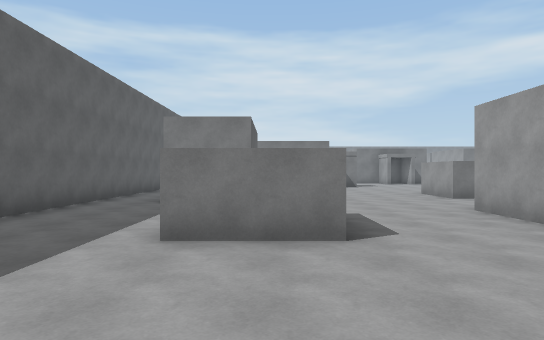
[1] (above)

24 first-person views from a walk through a Unity game level. The camera is 1.5 m above the floor, looks level and sees 75° across. The floor is counted in squares, 2 m on a side. Each view is taken from the middle of a square. On the plan, view 1 faces up. The plan holds only what a view shows up to about 11 squares ahead; the rest is blank. The place goes on beyond the plan. The player character is not drawn.

[2]
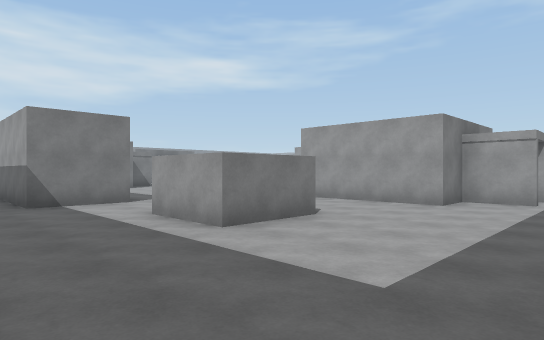

[3]
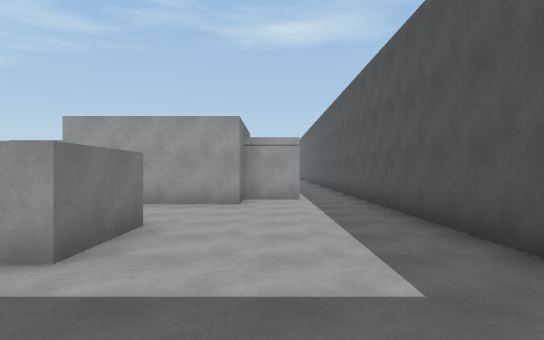

[4]
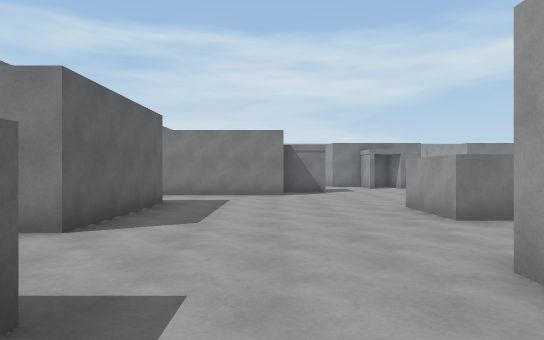

[5]
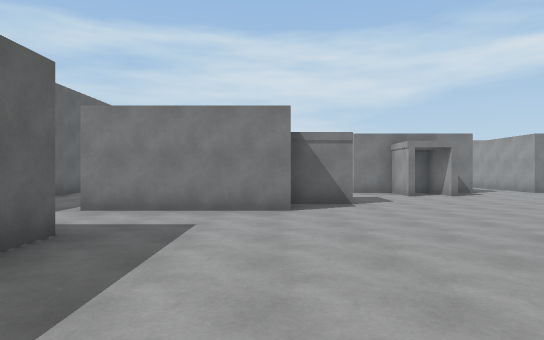

[6]
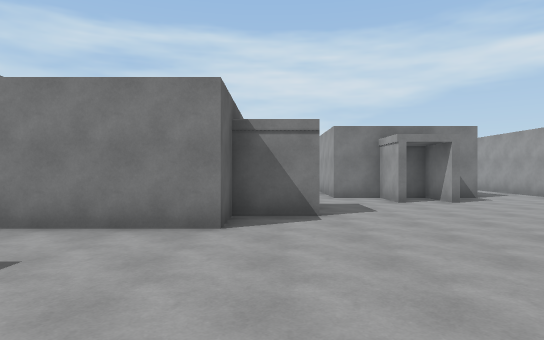

[7]
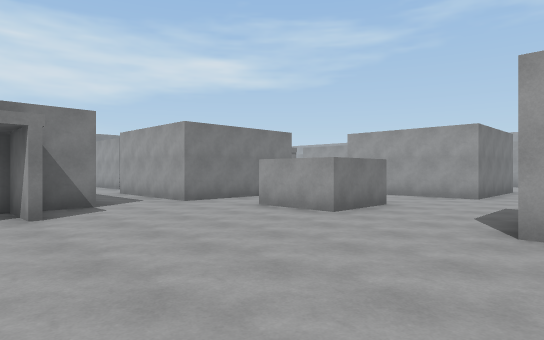

[8]
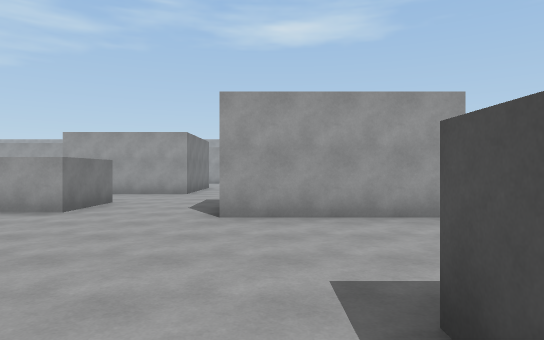

[9]
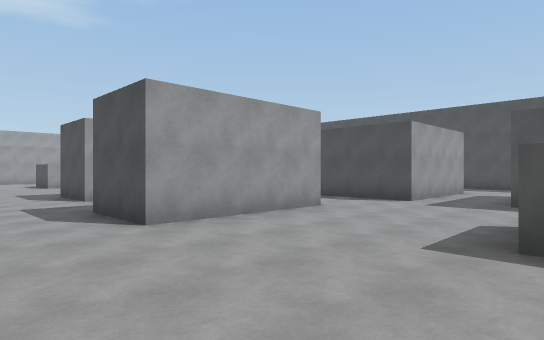

[10]
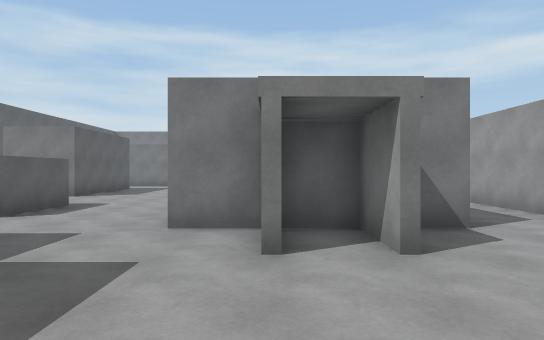

[11]
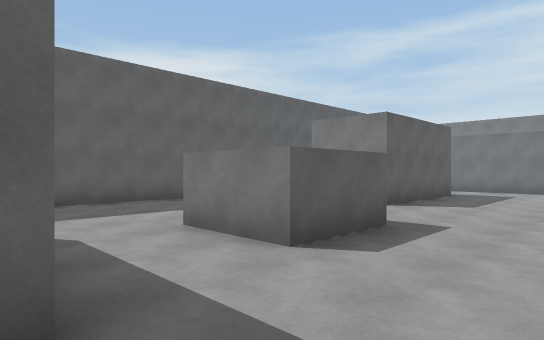

[12]
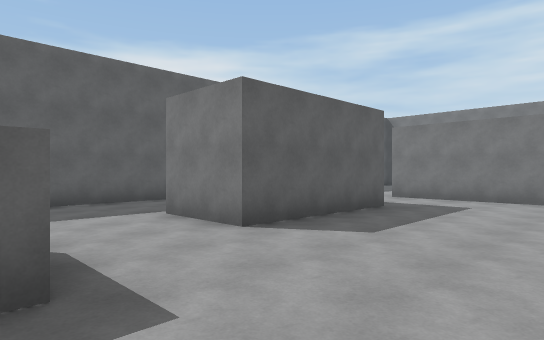

[13]
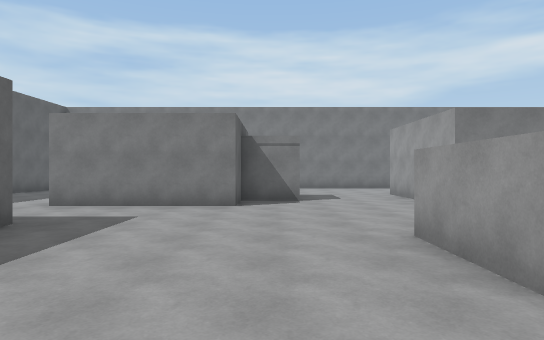

[14]
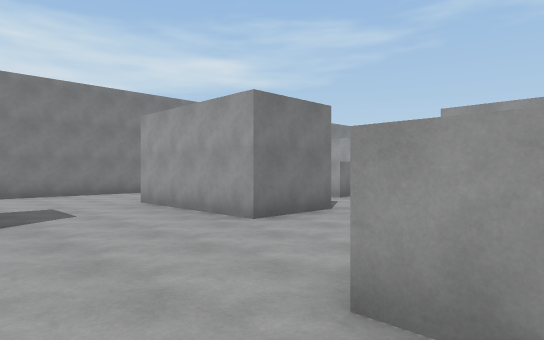

[15]
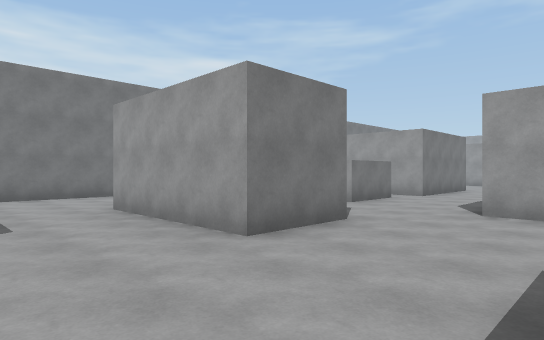

[16]
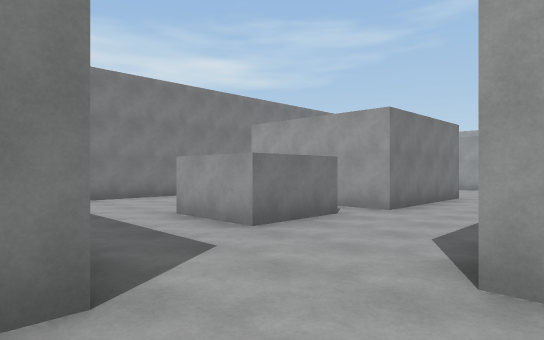

[17]
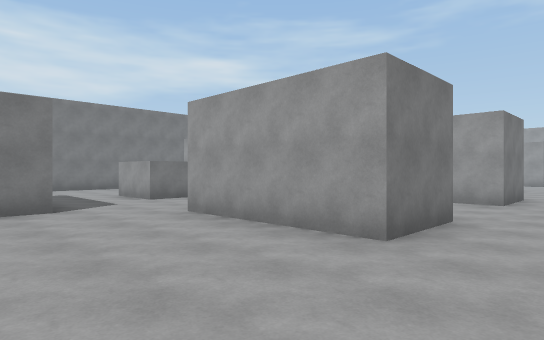

[18]
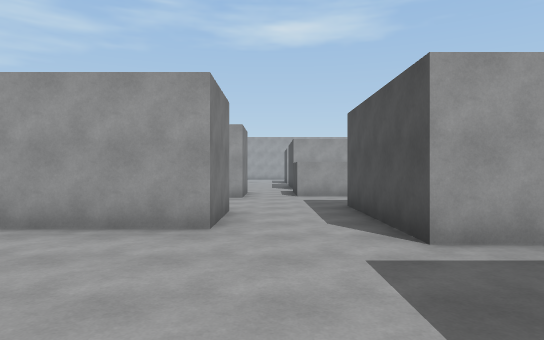

[19]
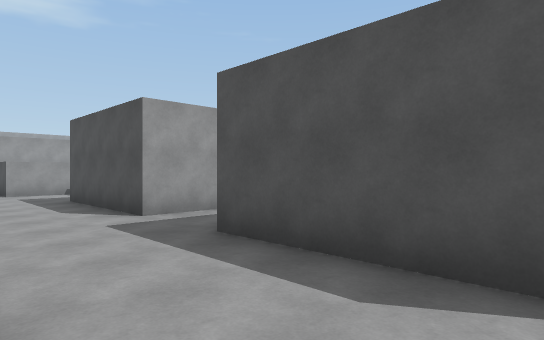

[20]
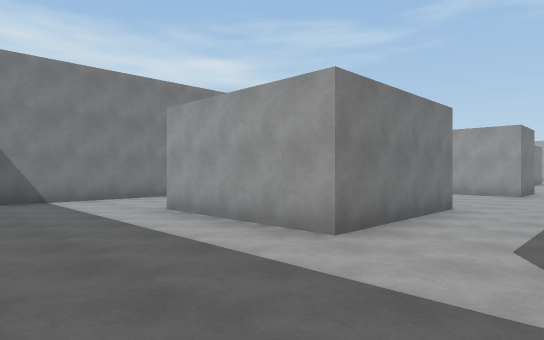

[21]
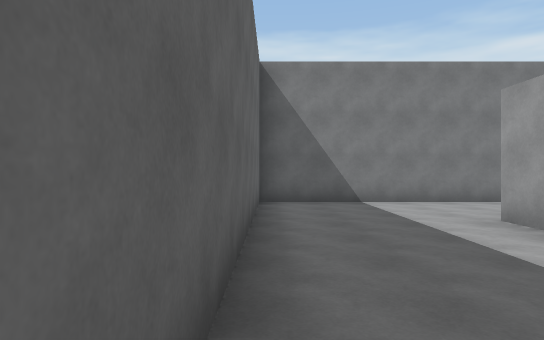

[22]
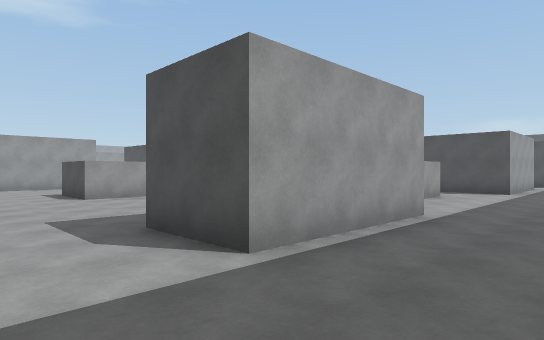

[23]
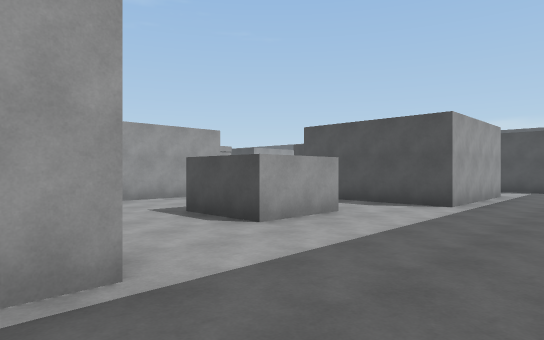

[24]
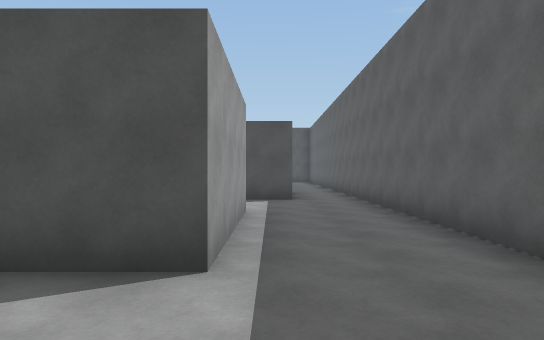

### Floor plan
Points are (right, up) in squares from view 1. A wall is a line through its corners. A room is listed if a view was taken in it or the views show most of it. See-through windows are left out.
Room 1 (views 1, 2, 3, 4, 5, 6, 7, 8, 9, 10, 11)
walls: (5.6, 9.2) (4.7, 9.2) (4.7, 11.2); (6, 11.2) (6.8, 11.2); (10.6, 8.9) (10.6, 12.8) (12.6, 12.8); (-0.5, 12.1) (-0.5, 8.2) (-2.5, 8.2); (0.9, 3.7) (-1.2, 3.7) (-1.2, 5.8); (3.9, 15.8) (2.3, 15.8) (2.3, 14.5) (-1.6, 14.5); (9.7, 3.1) (9.7, 6.6); (5, 1.2) (5, 2.7) (3.8, 2.7) (3.8, 6.6); (5.9, 18.1) (5.9, 19.5) (4.7, 19.5); (-4.3, 8.5) (-4.3, 5.5); (7.1, 18.1) (7.1, 19.5) (6.1, 19.5); (13.2, 15.8) (11.3, 15.8) (11.3, 17.8); (8.6, 19.5) (7.6, 19.5); (-1.1, -0.3) (3.6, -0.3); (16.1, 14.5) (16.1, 15.4); (11.6, 19.5) (10.6, 19.5)
ways out: opening at (-3.5, 8) to room 2; opening at (-1, 13.5) to room 2; opening at (3.5, 18.5) to room 2; opening at (9.5, 20) to room 3; opening at (6.5, 1.2); opening at (11.5, 7.5); opening at (12.5, 18.5); opening at (14.5, 16.5); opening at (16.5, 13.5)
Room 2 (views 12, 13, 14, 15, 19, 20, 21, 22, 23, 24)
walls: (5.6, 26) (5.6, 28) (6.6, 28); (0.4, 28.9) (0.4, 25) (-1.6, 25) (-1.6, 28.9) (0.4, 28.9); (4.8, 32.5) (3.3, 32.5) (3.3, 31.4) (-0.6, 31.4) (-0.6, 35.2); (7.6, 31) (7.6, 35); (1.7, 22.5) (1.7, 20.6) (-0.3, 20.6) (-0.3, 22.5) (1.7, 22.5); (9.8, 31) (8.6, 31); (-4.3, 26.5) (-4.3, 8.5); (4.7, 19.5) (4.7, 22.5); (13.5, 23.4) (14.5, 23.4); (1.4, 38.3) (-4.3, 38.3) (-4.3, 30.4); (14.1, 32.5) (12.2, 32.5) (12.2, 34.5); (9, 38.3) (5.4, 38.3); (16.6, 25.8) (16.6, 26.9); (16.4, 32.1) (15.2, 32.1) (15.2, 33.4); (17.1, 22.6) (17.1, 24.3); (-1.6, 14.5) (-1.6, 18.4) (1.2, 18.4); (14.4, 38.3) (12, 38.3); (-2.6, 12.1) (-1.2, 12.1); (-2.5, 8.2) (-2.5, 11.4)
ways out: opening at (-3.5, 8) to room 1; opening at (-1, 13.5) to room 1; opening at (3.5, 18.5) to room 1; opening at (6.5, 24.5) to room 3; opening at (9, 29.2) to room 3; opening at (12.5, 24.5) to room 3; opening at (17.5, 25); opening at (17.5, 30.5)
Room 3 (views 16, 17, 18)
walls: (6.6, 28) (7.6, 28); (5.2, 23.4) (8.6, 23.4); (13.5, 25.8) (11.5, 25.8) (11.5, 29.8); (10.6, 19.5) (10.6, 23.4) (13.5, 23.4); (8.6, 31) (7.6, 31)
ways out: opening at (9.5, 20) to room 1; opening at (6.5, 24.5) to room 2; opening at (9, 29.2) to room 2; opening at (12.5, 24.5) to room 2

Positions as (right, up) in squares from view 1, and headings:
1: (0, 0), facing up
2: (-4, 0), facing up-right
3: (-4, 2), facing right
4: (2, 4), facing up
5: (2, 8), facing up
6: (3, 10), facing up
7: (6, 12), facing up-right
8: (5, 12), facing right
9: (6, 15), facing down-right
10: (6, 15), facing up
11: (4, 18), facing up-left
12: (4, 22), facing up-left
13: (4, 24), facing up
14: (4, 27), facing up-right
15: (5, 28), facing up-right
16: (9, 29), facing up-right
17: (8, 24), facing up-right
18: (7, 25), facing right
19: (5, 26), facing down-right
20: (-4, 29), facing up-right
21: (-4, 30), facing up
22: (-4, 31), facing down-right
23: (-4, 26), facing down-right
24: (-2, 21), facing down
